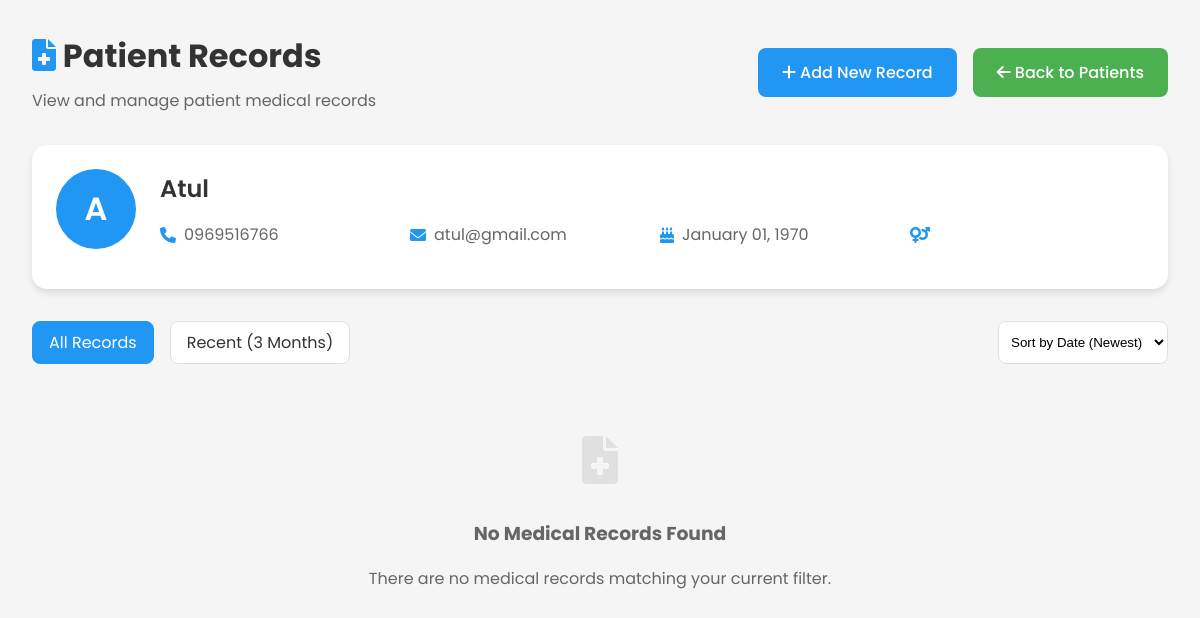
The app's page /patient_records.php?id=7 (signed in) with its own data.
### tables this page shows
CREATE TABLE IF NOT EXISTS `patients` (
  `patient_id` int NOT NULL AUTO_INCREMENT,
  `full_name` varchar(100) NOT NULL,
  `email` varchar(100) NOT NULL,
  `password` varchar(255) NOT NULL,
  `phone` varchar(20) DEFAULT NULL,
  `date_of_birth` date DEFAULT NULL,
  `gender` enum('Male','Female','Other') DEFAULT NULL,
  `address` text,
  `created_at` timestamp NULL DEFAULT CURRENT_TIMESTAMP,
  `profile_image` varchar(255) DEFAULT NULL,
  PRIMARY KEY (`patient_id`),
  UNIQUE KEY `email` (`email`),
  KEY `idx_patients_email` (`email`)
);

### patient_records.php (the view, shortened to what this page needs)
<?php
require_once 'includes/db_connect.php';
$patient_id = isset($_GET['id']) ? (int)$_GET['id'] : 0;
$patient = null;
$medical_records = [];
$filter = isset($_GET['filter']) ? $_GET['filter'] : 'all';
$sort = isset($_GET['sort']) ? $_GET['sort'] : 'date_desc';
try {
    $stmt = $con->prepare("SELECT * FROM patients WHERE patient_id = ?");
    $stmt->bind_param("i", $patient_id);
    $stmt->execute();
    $patient = $stmt->get_result()->fetch_assoc();
    $query = "SELECT mr.*, d.full_name as doctor_name
              FROM medical_records mr
              JOIN doctors d ON mr.doctor_id = d.doctor_id
              WHERE mr.patient_id = ?";
    switch ($sort) {
        case 'date_desc':
            $query .= " ORDER BY mr.record_date DESC";
            break;
    }
    $stmt = $con->prepare($query);
    $stmt->bind_param("i", $patient_id);
    $stmt->execute();
    $medical_records = $stmt->get_result()->fetch_all(MYSQLI_ASSOC);
} catch (Exception $e) {
    $error = "Error: " . $e->getMessage();
    error_log("Error in patient_records.php: " . $e->getMessage());
}
?>
<!DOCTYPE html>
<html lang="en">
<head>
    <link rel="stylesheet" href="https://cdnjs.cloudflare.com/ajax/libs/font-awesome/6.0.0/css/all.min.css">
</head>
<body>
    <div class="container">
        <div class="header">
            <div>
                <h1 style="margin: 0;">
                    <i class="fas fa-file-medical" style="color: var(--primary-color);"></i>
                    Patient Records
                </h1>
                <p style="margin: 0.5rem 0 0; color: var(--light-text);">
                    View and manage patient medical records
                </p>
            </div>
            <div style="display: flex; gap: 1rem;">
                <a href="add_medical_record.php?patient_id=<?php echo $patient_id; ?>" class="btn btn-primary">
                    <i class="fas fa-plus"></i> Add New Record
                </a>
                <a href="doctor_patients.php" class="btn btn-secondary">
                    <i class="fas fa-arrow-left"></i> Back to Patients
                </a>
            </div>
        </div>
        <div class="patient-info">
            <div class="patient-header">
                <div class="patient-avatar">
                    <?php echo strtoupper(substr($patient['full_name'], 0, 1)); ?>
                </div>
                <div class="patient-details">
                    <h2 class="patient-name"><?php echo htmlspecialchars($patient['full_name']); ?></h2>
                    <div class="patient-meta">
                        <div class="meta-item">
                            <i class="fas fa-phone"></i>
                            <?php echo htmlspecialchars($patient['phone']); ?>
                        </div>
                        <div class="meta-item">
                            <i class="fas fa-envelope"></i>
                            <?php echo htmlspecialchars($patient['email']); ?>
                        </div>
                        <div class="meta-item">
                            <i class="fas fa-birthday-cake"></i>
                            <?php echo date('F d, Y', strtotime($patient['date_of_birth'])); ?>
                        </div>
                        <div class="meta-item">
                            <i class="fas fa-venus-mars"></i>
                        </div>
                    </div>
                </div>
            </div>
        </div>
        <div class="filters">
            <a href="?id=<?php echo $patient_id; ?>&filter=all&sort=<?php echo $sort; ?>"
               class="filter-btn <?php echo $filter === 'all' ? 'active' : ''; ?>">
                All Records
            </a>
            <a href="?id=<?php echo $patient_id; ?>&filter=recent&sort=<?php echo $sort; ?>"
               class="filter-btn <?php echo $filter === 'recent' ? 'active' : ''; ?>">
                Recent (3 Months)
            </a>
            <select class="sort-select" onchange="window.location.href='?id=<?php echo $patient_id; ?>&filter=<?php echo $filter; ?>&sort='+this.value">
                <option value="date_desc" <?php echo $sort === 'date_desc' ? 'selected' : ''; ?>>Sort by Date (Newest)</option>
            </select>
        </div>
        <?php if (empty($medical_records)): ?>
            <div class="empty-state">
                <i class="fas fa-file-medical"></i>
                <h3>No Medical Records Found</h3>
                <p>There are no medical records matching your current filter.</p>
            </div>
        <?php endif; ?>
    </div>
</body>
</html>

### patient_records.php (style rules this page uses)
:root { --primary-color: #2196f3; --secondary-color: #4CAF50; --accent-color: #ff9800; --danger-color: #f44336; --light-bg: #f5f5f5; --dark-text: #333; --light-text: #666; --border-color: #e0e0e0; }
body { font-family: 'Poppins', sans-serif; background-color: var(--light-bg); margin: 0; padding: 0; color: var(--dark-text); }
.container { max-width: 1200px; margin: 0 auto; padding: 2rem; }
.header { display: flex; justify-content: space-between; align-items: center; margin-bottom: 2rem; }
.patient-info { background: white; border-radius: 15px; padding: 1.5rem; box-shadow: 0 4px 6px rgba(0,0,0,0.1); margin-bottom: 2rem; }
.patient-header { display: flex; align-items: center; gap: 1.5rem; margin-bottom: 1rem; }
.patient-avatar { width: 80px; height: 80px; border-radius: 50%; background: var(--primary-color); color: white; display: flex; align-items: center; justify-content: center; font-size: 2rem; font-weight: 600; }
.patient-details { flex: 1; }
.patient-name { margin: 0; font-size: 1.5rem; font-weight: 600; }
.patient-meta { display: grid; grid-template-columns: repeat(auto-fit, minmax(200px, 1fr)); gap: 1rem; margin-top: 1rem; }
.meta-item { display: flex; align-items: center; gap: 0.5rem; color: var(--light-text); }
.meta-item i { color: var(--primary-color); }
.filters { display: flex; gap: 1rem; margin-bottom: 1.5rem; flex-wrap: wrap; }
.filter-btn { padding: 0.5rem 1rem; border: 1px solid var(--border-color); border-radius: 8px; background: white; cursor: pointer; transition: all 0.3s ease; text-decoration: none; color: var(--dark-text); }
.filter-btn.active { background: var(--primary-color); color: white; border-color: var(--primary-color); }
.sort-select { padding: 0.5rem; border: 1px solid var(--border-color); border-radius: 8px; background: white; margin-left: auto; }
.btn { display: inline-block; padding: 0.75rem 1.5rem; border-radius: 8px; text-decoration: none; font-weight: 500; transition: all 0.3s ease; border: none; cursor: pointer; }
.btn-primary { background-color: var(--primary-color); color: white; }
.btn-secondary { background-color: var(--secondary-color); color: white; }
.empty-state { text-align: center; padding: 3rem; color: var(--light-text); }
.empty-state i { font-size: 3rem; color: var(--border-color); margin-bottom: 1rem; }

### records on screen
patients: full_name "A", full_name "Atul", phone "0969516766", email "atul@gmail.com", date_of_birth "January 01, 1970"
